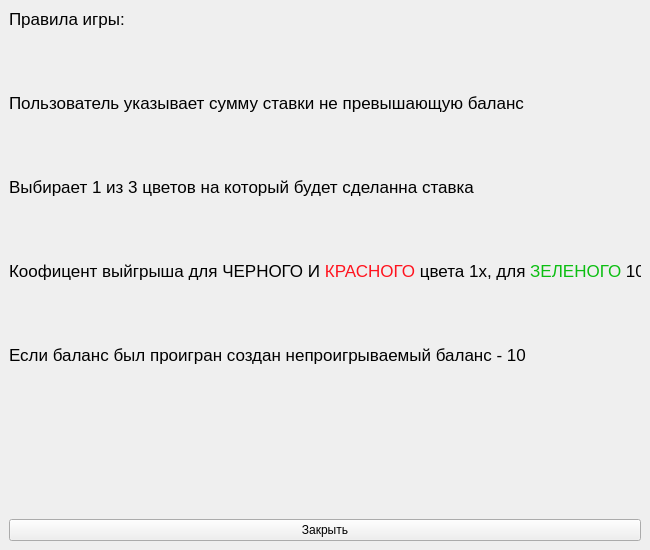
<?xml version="1.0" encoding="UTF-8"?>
<ui version="4.0">
 <class>MainWindow</class>
 <widget class="QMainWindow" name="MainWindow">
  <property name="geometry">
   <rect>
    <x>0</x>
    <y>0</y>
    <width>650</width>
    <height>550</height>
   </rect>
  </property>
  <property name="minimumSize">
   <size>
    <width>650</width>
    <height>550</height>
   </size>
  </property>
  <property name="maximumSize">
   <size>
    <width>650</width>
    <height>550</height>
   </size>
  </property>
  <property name="baseSize">
   <size>
    <width>650</width>
    <height>550</height>
   </size>
  </property>
  <property name="windowTitle">
   <string>MainWindow</string>
  </property>
  <widget class="QWidget" name="centralwidget">
   <layout class="QVBoxLayout" name="verticalLayout">
    <item>
     <widget class="QLabel" name="label">
      <property name="font">
       <font>
        <pointsize>13</pointsize>
       </font>
      </property>
      <property name="text">
       <string>&lt;html&gt;&lt;head/&gt;&lt;body&gt;&lt;p&gt;Правила игры: &lt;/p&gt;&lt;p&gt;&lt;br/&gt;&lt;/p&gt;&lt;p&gt;Пользователь указывает сумму ставки не превышающую баланс&lt;/p&gt;&lt;p&gt;&lt;br/&gt;&lt;/p&gt;&lt;p&gt;Выбирает 1 из 3 цветов на который будет сделанна ставка&lt;/p&gt;&lt;p&gt;&lt;br/&gt;&lt;/p&gt;&lt;p&gt;Коофицент выйгрыша для ЧЕРНОГО И &lt;span style=&quot; color:#ff131e;&quot;&gt;КРАСНОГО&lt;/span&gt; цвета 1x, для &lt;span style=&quot; color:#0bbe11;&quot;&gt;ЗЕЛЕНОГО&lt;/span&gt; 10x&lt;/p&gt;&lt;p&gt;&lt;br/&gt;&lt;/p&gt;&lt;p&gt;Если баланс был проигран создан непроигрываемый баланс - 10&lt;/p&gt;&lt;p&gt;&lt;br/&gt;&lt;/p&gt;&lt;/body&gt;&lt;/html&gt;</string>
      </property>
      <property name="alignment">
       <set>Qt::AlignLeading|Qt::AlignLeft|Qt::AlignTop</set>
      </property>
     </widget>
    </item>
    <item>
     <widget class="QPushButton" name="backobu_Btn">
      <property name="text">
       <string>Закрыть</string>
      </property>
     </widget>
    </item>
   </layout>
  </widget>
 </widget>
 <resources/>
 <connections/>
</ui>
